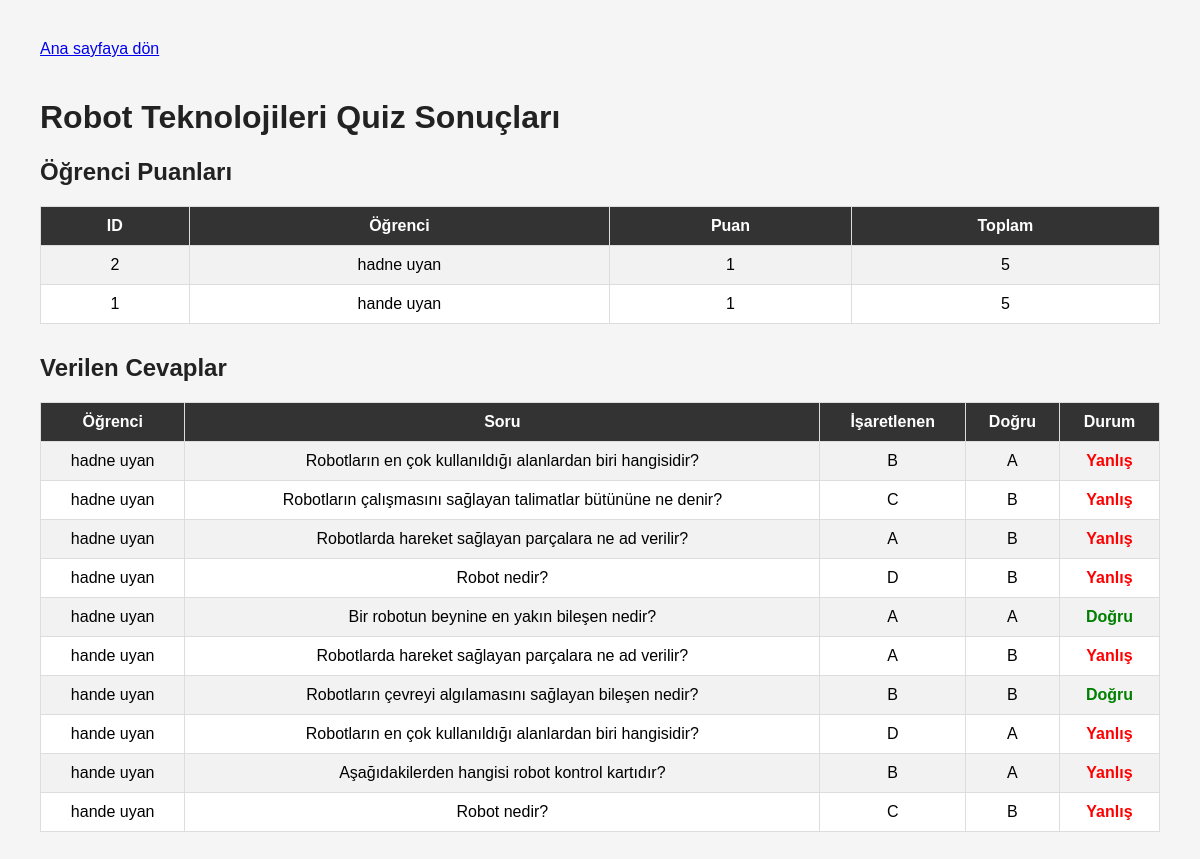
The page /admin on the database its author committed.
### tables this page shows
CREATE TABLE quiz_results(
        id INTEGER PRIMARY KEY AUTOINCREMENT,
        student_name TEXT,
        score INTEGER,
        total INTEGER
    );

CREATE TABLE quiz_answers(
        id INTEGER PRIMARY KEY AUTOINCREMENT,
        student_name TEXT,
        question_text TEXT,
        selected_answer TEXT,
        correct_answer TEXT,
        is_correct INTEGER
    );

### app.py (the view)
@app.route("/admin")
def admin():
    conn = sqlite3.connect("answers.db")
    c = conn.cursor()
    c.execute("""
    SELECT id, student_name, score, total
    FROM quiz_results
    ORDER BY id DESC
    """)
    results = c.fetchall()
    c.execute("""
    SELECT student_name, question_text, selected_answer, correct_answer, is_correct
    FROM quiz_answers
    ORDER BY id DESC
    """)
    answers = c.fetchall()
    conn.close()
    return render_template("admin.html", results=results, answers=answers)

### templates/admin.html (shortened to what this page needs)
<!DOCTYPE html>
<html>
<head>
</head>
<body>
<a href="/">Ana sayfaya dön</a>
<h1>Robot Teknolojileri Quiz Sonuçları</h1>
<h2>Öğrenci Puanları</h2>
<table>
<tr>
<th>ID</th>
<th>Öğrenci</th>
<th>Puan</th>
<th>Toplam</th>
</tr>
{% for r in results %}
<tr>
<td>{{ r[0] }}</td>
<td>{{ r[1] }}</td>
<td>{{ r[2] }}</td>
<td>{{ r[3] }}</td>
</tr>
{% endfor %}
</table>
<h2>Verilen Cevaplar</h2>
<table>
<tr>
<th>Öğrenci</th>
<th>Soru</th>
<th>İşaretlenen</th>
<th>Doğru</th>
<th>Durum</th>
</tr>
{% for a in answers %}
<tr>
<td>{{ a[0] }}</td>
<td>{{ a[1] }}</td>
<td>{{ a[2] }}</td>
<td>{{ a[3] }}</td>
<td>
{% if a[4] == 1 %}
<span class="correct">Doğru</span>
{% else %}
<span class="wrong">Yanlış</span>
{% endif %}
</td>
</tr>
{% endfor %}
</table>
</body>
</html>

### templates/admin.html (style rules this page uses)
body { font-family: Arial, sans-serif; margin: 40px; background: #f5f5f5; }
h1, h2 { color: #222; }
table { border-collapse: collapse; width: 100%; background: white; margin-bottom: 30px; }
th, td { border: 1px solid #ddd; padding: 10px; text-align: center; }
th { background: #333; color: white; }
tr:nth-child(even) { background: #f2f2f2; }
.correct { color: green; font-weight: bold; }
.wrong { color: red; font-weight: bold; }
a { display: inline-block; margin-bottom: 20px; }

### rows shown on the page
quiz_results: id "2", student_name "hadne uyan", score "1", total "5"
quiz_results: id "1", student_name "hande uyan", score "1", total "5"
quiz_answers: student_name "hadne uyan", question_text "Robotların en çok kullanıldığı alanlardan biri hangisidir?", selected_answer "B", correct_answer "A", is_correct "Yanlış"
quiz_answers: student_name "hadne uyan", question_text "Robotların çalışmasını sağlayan talimatlar bütününe ne denir?", selected_answer "C", correct_answer "B", is_correct "Yanlış"
quiz_answers: student_name "hadne uyan", question_text "Robotlarda hareket sağlayan parçalara ne ad verilir?", selected_answer "A", correct_answer "B", is_correct "Yanlış"
quiz_answers: student_name "hadne uyan", question_text "Robot nedir?", selected_answer "D", correct_answer "B", is_correct "Yanlış"
quiz_answers: student_name "hadne uyan", question_text "Bir robotun beynine en yakın bileşen nedir?", selected_answer "A", correct_answer "A", is_correct "Doğru"
quiz_answers: student_name "hande uyan", question_text "Robotlarda hareket sağlayan parçalara ne ad verilir?", selected_answer "A", correct_answer "B", is_correct "Yanlış"
quiz_answers: student_name "hande uyan", question_text "Robotların çevreyi algılamasını sağlayan bileşen nedir?", selected_answer "B", correct_answer "B", is_correct "Doğru"
quiz_answers: student_name "hande uyan", question_text "Robotların en çok kullanıldığı alanlardan biri hangisidir?", selected_answer "D", correct_answer "A", is_correct "Yanlış"
quiz_answers: student_name "hande uyan", question_text "Aşağıdakilerden hangisi robot kontrol kartıdır?", selected_answer "B", correct_answer "A", is_correct "Yanlış"
quiz_answers: student_name "hande uyan", question_text "Robot nedir?", selected_answer "C", correct_answer "B", is_correct "Yanlış"
